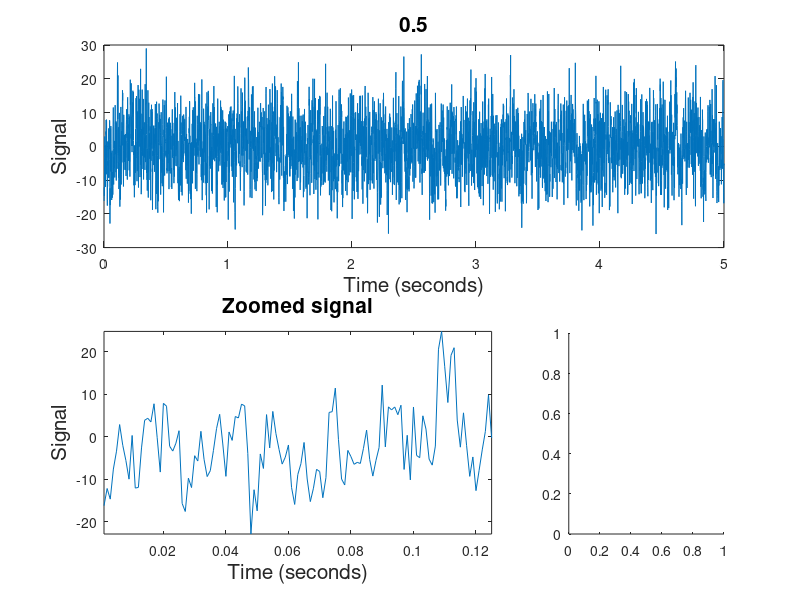

Here is the MATLAB script that generated this plot: (Note: this script raises an error after producing the figure.)
%%% 1 Node network simulations, AR(2)
%% AR 
T = 5;      % total length of recording (seconds)
dt = 0.001; % seconds

f0 = 1/dt;  % sampling frequency (Hz)
N1 = T*f0;   % number of samples needed
df = 1/T;   % frequency resolution
fNQ = f0/2; % Nyquist frequency

taxis = dt:dt:T; % time axis


%a1 = [0.9];   % AR(1) Low Frequency
%a1 = [0.9; -0.8];   % AR(2) high freq
%a1 = [0.3; 0.3]; % AR(2) Low Frequency
%a1 = [0.9; -0.1];  % AR(2) Low frequency
a1 = [0.5];
L = length(a1);                             % Number of AR terms.
N = N1+L;                                 % Number of time steps.

x1 = zeros(N,1);    

noise = 7;                                 % noise level

for k=L+1:N                                % For each time step,
    x1(k) = sum(a1.*x1(k-1:-1:k-L)) + noise*randn();
   %...x(now) depends on past.
end
x1 = x1(L+1:end);                          % Drop the first L terms (0s).   


figure;
subplot (2,3,[1 3])                              %Plot signals.
plot(taxis, x1)

ylabel('Signal','FontSize',15)
xlabel('Time (seconds)','FontSize',15)
title(num2str(a1'),'FontSize',15);

subplot(2,3,[4 5])
plot(taxis(1:125),x1(1:125))
axis tight
ylabel('Signal','FontSize',15)
xlabel('Time (seconds)','FontSize',15)
title('Zoomed signal','FontSize',15);

subplot(2,3,6)
mySpec(x1,f0);

%%% Define inputs for model building and GoF -------------------------
data = x1';                      % Conglomerate data in one matrix
nlags = 200;                               % Define order of AR model
                                           % needs to be larger than true
                                           % order

true_coeffs = cell(1);
true_coeffs{1,1} = padarray(a1,nlags-L,'post'); % True coefficents up to 
                                                %     number of lags being estimated

tic
[ adj_spline ] = build_ar_splines( data, nlags); % Build network using splines
splinetime  = toc;
tic
[ adj_stand] = build_ar( data, nlags );          % Build network using standard ar
standardtime = toc;

which_electrode = 1;
b_est = ar_gof(adj_spline, adj_stand,data, nlags,true_coeffs,taxis,which_electrode); % Run goodness of fit tests




%% Low frequency, bandpass filtered

T = 5;      % total length of recording (seconds)
dt = 0.001; % seconds

f0 = 1/dt;  % sampling frequency (Hz)
N1 = T*f0;   % number of samples needed
df = 1/T;   % frequency resolution
fNQ = f0/2; % Nyquist frequency

taxis = dt:dt:T; % time axis


a1 = [0.3];   %AR coefficients for signal 1

L = length(a1);                             % Number of AR terms.
N = N1+L;                                 % Number of time steps.

x1 = zeros(N,1);    

noise = 1;                                 % noise level

for k=L+1:N                                % For each time step,
    x1(k) = sum(a1.*x1(k-1:-1:k-L)) + noise*randn();
   %...x(now) depends on past.
end
x1 = x1(L+1:end);                          % Drop the first L terms (0s).   


figure;
subplot (2,3,[1 3])                              %Plot signals.
plot(taxis, x1)

ylabel('Signal','FontSize',15)
xlabel('Time (seconds)','FontSize',15)
title('AR(1)','FontSize',15);

subplot(2,3,[4 5])
plot(taxis(1:125),x1(1:125))
axis tight
ylabel('Signal','FontSize',15)
xlabel('Time (seconds)','FontSize',15)
title('Zoomed signal','FontSize',15);

subplot(2,3,6)
mySpec(x1,f0);

order = 300;
band = [10 20]; % if BAND(1) >0 and BAND(2) <fNQ
f = [0 (band(1)-1)/fNQ band/fNQ (band(2)+1)/fNQ 1];
a = [0 0 1 1 0 0];


flt = firls(order,f,a);
y = filtfilt(flt,1,x1);

figure;

subplot (2,3,[1 3])                              %Plot signals.
plot(taxis, y)

ylabel('Signal','FontSize',15)
xlabel('Time (seconds)','FontSize',15)
title('Bandpass filtered Low Freq','FontSize',15);

subplot(2,3,[4 5])
plot(taxis(1:125),y(1:125))
axis tight
ylabel('Signal','FontSize',15)
xlabel('Time (seconds)','FontSize',15)
title('Zoomed signal','FontSize',15);

subplot(2,3,6)
mySpec(y,f0);





%%% Define inputs for model building and GoF -------------------------
data = y';                      % Conglomerate data in one matrix
nlags = 200;                               % Define order of AR model
                                           % needs to be larger than true
                                           % order

true_coeffs = cell(1);
true_coeffs{1,1} = padarray(a1,nlags-L,'post'); % True coefficents up to 
                                                %     number of lags being estimated

tic
[ adj_spline ] = build_ar_splines( data, nlags); % Build network using splines
splinetime  = toc;
tic
[ adj_stand] = build_ar( data, nlags );          % Build network using standard ar
standardtime = toc;
% 
% subplot 234; 
% adj_true = [1];          % Plot true network
% plotNetwork(adj_true)
% title('Truth');
% subplot 235;                               % Plot network using standard regressors
% str = {num2str(standardtime), ' seconds' };
% plotNetwork(adj_stand)
% title(strcat({'Standard, '},num2str(standardtime),{' s'}))
% subplot 236;                               % Plot network using spline regressors
% plotNetwork(adj_spline)
% title(strcat({'Spline, '},num2str(splinetime),{' s'}))

which_electrode = 1;
b_est = ar_gof(adj_spline,adj_stand, data, nlags,true_coeffs,taxis,which_electrode);
 
